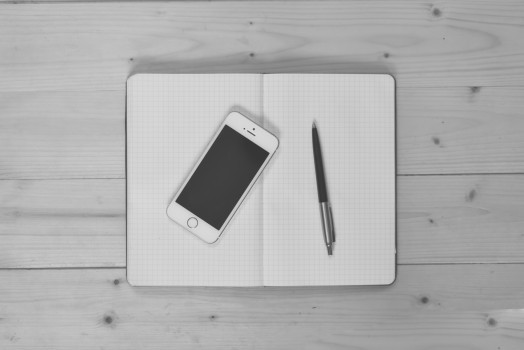
#> input picture youtobe教程实例/test/1.jpg, 524 x 350 px
$ python demo01.py
#> lines starting #> are read from the running program, lines starting #| are printed output that depends on the picture
import matplotlib.pyplot as plt
import numpy as np
import cv2
img = cv2.imread('1.jpg')
#> img is the input picture: shape (350, 524, 3); min 43, max 226, mean 176.1
print(type(img))
#| <class 'numpy.ndarray'>
test_img = img[:,:,0]

test_arry = test_img.ravel()
hahha = np.append(test_arry,[1000]*400)
# [6 lines of commented-out code are left out]
plt.figure(2)
hist = cv2.calcHist(img,[1],None,[256],[0,256])
#> hist = 256 values, max 165 at index 164, min 0 at index 0, mean 6.14
plt.plot(hist)
plt.show()
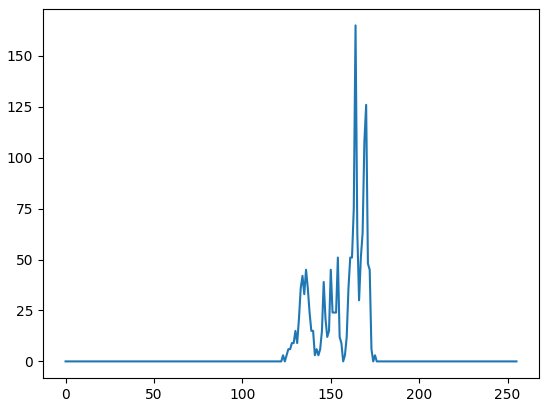
#> figure drawn by matplotlib, 1 panel; curve peaks at x = 164, y = 165
